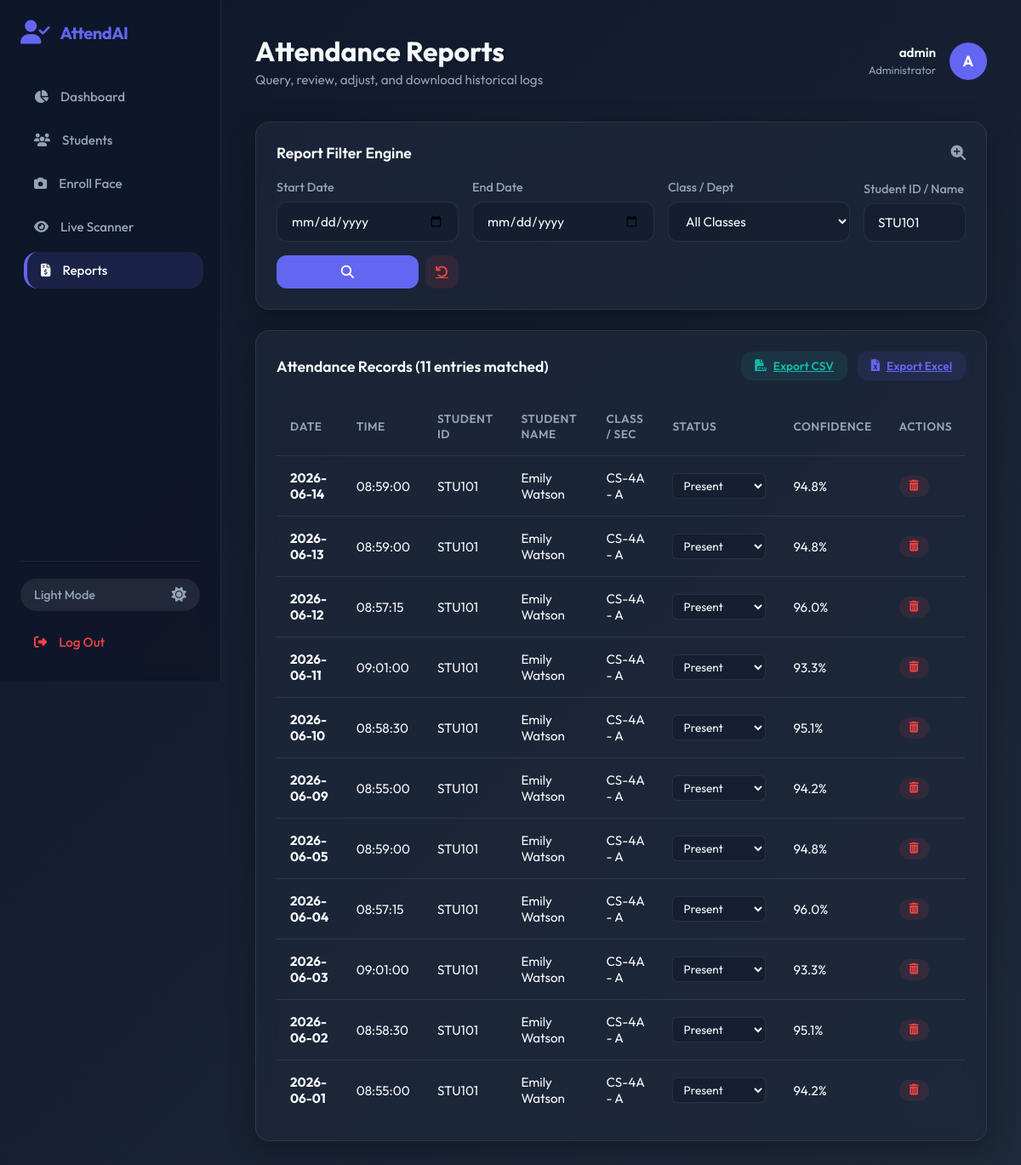
The app's page /reports?student_id=STU101 (signed in) with its own data.
### tables this page shows
CREATE TABLE attendance (
            attendance_id INTEGER PRIMARY KEY AUTOINCREMENT,
            student_id VARCHAR(50) NOT NULL,
            date DATE NOT NULL,
            time TIME NOT NULL,
            status VARCHAR(15) DEFAULT 'Present',
            recognition_confidence REAL,
            FOREIGN KEY (student_id) REFERENCES students(student_id) ON DELETE CASCADE,
            UNIQUE(student_id, date) -- Prevent duplicate logs for the same student on the same day
        );

CREATE TABLE students (
            student_id VARCHAR(50) PRIMARY KEY,
            name VARCHAR(100) NOT NULL,
            class_name VARCHAR(50) NOT NULL,
            section VARCHAR(10) NOT NULL,
            email VARCHAR(100) UNIQUE,
            phone VARCHAR(20),
            face_encoding TEXT, -- Serialized JSON list of float values
            image_path VARCHAR(255),
            created_at TIMESTAMP DEFAULT CURRENT_TIMESTAMP
        );

### app.py (the view)
@app.route('/reports', methods=['GET'])
@login_required
def reports():
    start_date = request.args.get('start_date', '').strip() or None
    end_date = request.args.get('end_date', '').strip() or None
    student_id = request.args.get('student_id', '').strip() or None
    class_filter = request.args.get('class_filter', '').strip() or None
    logs = database.get_attendance_history(start_date, end_date, student_id, class_filter)
    classes = database.get_all_classes()
    return render_template(
        'reports.html',
        logs=logs,
        classes=classes,
        start_date=start_date,
        end_date=end_date,
        student_id=student_id,
        class_filter=class_filter
    )

### app.py (called while the page is built)
def login_required(f):
    @wraps(f)
    def decorated_function(*args, **kwargs):
        if 'teacher_id' not in session:
            flash("Please sign in to access the system.", "error")
            return redirect(url_for('login'))
        return f(*args, **kwargs)
    return decorated_function

### database.py (called while the page is built)
def get_db_connection():
    conn = sqlite3.connect(DB_PATH)
    conn.row_factory = sqlite3.Row
    conn.execute("PRAGMA foreign_keys = ON;")
    return conn

def get_all_classes():
    conn = get_db_connection()
    classes = conn.execute("SELECT DISTINCT class_name FROM students ORDER BY class_name").fetchall()
    conn.close()
    return [c['class_name'] for c in classes]

### templates/reports.html (shortened to what this page needs)
{% extends "base.html" %}
{% block header_title %}Attendance Reports{% endblock %}
{% block header_subtitle %}Query, review, adjust, and download historical logs{% endblock %}
{% block content %}
<div class="glass-card" style="margin-bottom: 24px;">
    <div class="chart-title">
        <span>Report Filter Engine</span>
        <i class="fas fa-search-plus text-secondary" style="color: var(--text-secondary);"></i>
    </div>
    <form action="{{ url_for('reports') }}" method="GET" style="display: grid; grid-template-columns: repeat(auto-fit, minmax(200px, 1fr)) 120px; gap: 16px; align-items: end;">
        <div class="form-group" style="margin-bottom: 0;">
            <label for="start_date">Start Date</label>
            <input type="date" id="start_date" name="start_date" class="form-control" value="{{ start_date or '' }}">
        </div>
        <div class="form-group" style="margin-bottom: 0;">
            <label for="end_date">End Date</label>
            <input type="date" id="end_date" name="end_date" class="form-control" value="{{ end_date or '' }}">
        </div>
        <div class="form-group" style="margin-bottom: 0;">
            <label for="class_filter">Class / Dept</label>
            <select id="class_filter" name="class_filter" class="form-control">
                <option value="">All Classes</option>
            </select>
        </div>
        <div class="form-group" style="margin-bottom: 0;">
            <label for="student_id">Student ID / Name</label>
            <input type="text" id="student_id" name="student_id" class="form-control" placeholder="Search ID or Name" value="{{ student_id or '' }}">
        </div>
        <div style="display: flex; gap: 8px;">
            <button type="submit" class="btn btn-primary" style="padding: 12px; flex-grow: 1;" title="Apply Filter">
                <i class="fas fa-search"></i>
            </button>
            <a href="{{ url_for('reports') }}" class="btn btn-secondary" style="padding: 12px; background: rgba(239, 68, 68, 0.1); color: var(--danger);" title="Clear Filters">
                <i class="fas fa-undo"></i>
            </a>
        </div>
    </form>
</div>
<div class="glass-card">
    <div class="chart-title">
        <span>Attendance Records ({{ logs|length }} entries matched)</span>
        {% if logs %}
        <div style="display: flex; gap: 12px;">
            <a href="{{ url_for('export_csv', start_date=start_date, end_date=end_date, student_id=student_id, class_filter=class_filter) }}" class="btn btn-secondary" style="padding: 8px 16px; font-size: 0.85rem; background: rgba(20, 184, 166, 0.1); color: var(--secondary);">
                <i class="fas fa-file-csv"></i> Export CSV
            </a>
            <a href="{{ url_for('export_excel', start_date=start_date, end_date=end_date, student_id=student_id, class_filter=class_filter) }}" class="btn btn-secondary" style="padding: 8px 16px; font-size: 0.85rem; background: rgba(99, 102, 241, 0.1); color: var(--primary);">
                <i class="fas fa-file-excel"></i> Export Excel
            </a>
        </div>
        {% endif %}
    </div>
    <div class="table-container">
        <table>
            <thead>
                <tr>
                    <th>Date</th>
                    <th>Time</th>
                    <th>Student ID</th>
                    <th>Student Name</th>
                    <th>Class / Sec</th>
                    <th>Status</th>
                    <th>Confidence</th>
                    <th>Actions</th>
                </tr>
            </thead>
            <tbody>
                {% if logs %}
                    {% for log in logs %}
                    <tr>
                        <td><strong>{{ log.date }}</strong></td>
                        <td>{{ log.time }}</td>
                        <td>{{ log.student_id }}</td>
                        <td>{{ log.name }}</td>
                        <td>{{ log.class_name }} - {{ log.section }}</td>
                        <td>
                            <form action="{{ url_for('edit_attendance_status_route', attendance_id=log.attendance_id) }}" method="POST" style="display: inline-block;">
                                <select name="status" onchange="this.form.submit()" class="form-control" style="width: 110px; padding: 4px 8px; font-size: 0.85rem; height: auto; display: inline-block; border-radius: 6px;">
                                    <option value="Present" {% if log.status == 'Present' %}selected{% endif %}>Present</option>
                                </select>
                            </form>
                        </td>
                        <td>
                            {% if log.recognition_confidence %}
                                {{ log.recognition_confidence }}%
                            {% else %}
                                100.0% (Manual)
                            {% endif %}
                        </td>
                        <td>
                            <form action="{{ url_for('delete_attendance_route', attendance_id=log.attendance_id) }}" method="POST" onsubmit="return confirm('Delete this attendance record?');" style="display: inline-block;">
                                <button type="submit" class="btn btn-secondary" style="padding: 6px 12px; font-size: 0.8rem; background: rgba(239, 68, 68, 0.1); color: var(--danger);" title="Delete Entry">
                                    <i class="fas fa-trash-alt"></i>
                                </button>
                            </form>
                        </td>
                    </tr>
                    {% endfor %}
                {% endif %}
            </tbody>
        </table>
    </div>
</div>
{% endblock %}

### static/css/style.css (style rules this page uses)
:root { --bg-gradient-start: #0f172a; --bg-gradient-end: #1e293b; --card-bg: rgba(30, 41, 59, 0.7); --card-border: rgba(255, 255, 255, 0.08); --text-primary: #f8fafc; --text-secondary: #94a3b8; --primary: #6366f1; --primary-hover: #4f46e5; --primary-light: rgba(99, 102, 241, 0.15); --secondary: #14b8a6; --secondary-light: rgba(20, 184, 166, 0.15); --danger: #ef4444; --danger-light: rgba(239, 68, 68, 0.15); --warning: #f59e0b; --success: #10b981; --sidebar-bg: rgba(15, 23, 42, 0.9); --shadow: 0 8px 32px 0 rgba(0, 0, 0, 0.3); --blur: 12px; --radius: 16px; --transition: all 0.3s cubic-bezier(0.4, 0, 0.2, 1); }
* { margin: 0; padding: 0; box-sizing: border-box; font-family: 'Outfit', sans-serif; }
body { background: linear-gradient(135deg, var(--bg-gradient-start), var(--bg-gradient-end)); min-height: 100vh; color: var(--text-primary); overflow-x: hidden; transition: var(--transition); }
.glass-card { background: var(--card-bg); backdrop-filter: blur(var(--blur)); -webkit-backdrop-filter: blur(var(--blur)); border: 1px solid var(--card-border); border-radius: var(--radius); padding: 24px; box-shadow: var(--shadow); transition: var(--transition); position: relative; overflow: hidden; }
.chart-title { font-size: 1.1rem; font-weight: 600; margin-bottom: 20px; display: flex; justify-content: space-between; align-items: center; }
.form-group { margin-bottom: 20px; }
.form-group label { display: block; margin-bottom: 8px; font-size: 0.9rem; font-weight: 500; color: var(--text-secondary); }
.form-control { width: 100%; padding: 12px 16px; background: rgba(15, 23, 42, 0.4); border: 1px solid var(--card-border); border-radius: 12px; color: var(--text-primary); font-size: 0.95rem; transition: var(--transition); }
.btn { display: inline-flex; align-items: center; justify-content: center; gap: 8px; padding: 12px 24px; font-size: 0.95rem; font-weight: 600; border-radius: 12px; border: none; cursor: pointer; transition: var(--transition); }
.btn-primary { background: var(--primary); color: #fff; }
.btn-secondary { background: rgba(148, 163, 184, 0.15); color: var(--text-primary); }
.table-container { width: 100%; overflow-x: auto; }
table { width: 100%; border-collapse: collapse; text-align: left; }
th { padding: 16px; border-bottom: 1px solid var(--card-border); color: var(--text-secondary); font-size: 0.85rem; text-transform: uppercase; letter-spacing: 0.5px; font-weight: 600; }
td { padding: 16px; border-bottom: 1px solid var(--card-border); font-size: 0.95rem; color: var(--text-primary); }
tr:last-child td { border-bottom: none; }

### records on screen
attendance: date "2026-06-14", time "08:59:00", student_id "STU101", name "Emily Watson", class_name "CS-4A", section "A", status "Present", recognition_confidence "94.8"
attendance: date "2026-06-13", time "08:59:00", student_id "STU101", name "Emily Watson", class_name "CS-4A", section "A", status "Present", recognition_confidence "94.8"
attendance: date "2026-06-12", time "08:57:15", student_id "STU101", name "Emily Watson", class_name "CS-4A", section "A", status "Present", recognition_confidence "96.0"
attendance: date "2026-06-11", time "09:01:00", student_id "STU101", name "Emily Watson", class_name "CS-4A", section "A", status "Present", recognition_confidence "93.3"
attendance: date "2026-06-10", time "08:58:30", student_id "STU101", name "Emily Watson", class_name "CS-4A", section "A", status "Present", recognition_confidence "95.1"
attendance: date "2026-06-09", time "08:55:00", student_id "STU101", name "Emily Watson", class_name "CS-4A", section "A", status "Present", recognition_confidence "94.2"
attendance: date "2026-06-05", time "08:59:00", student_id "STU101", name "Emily Watson", class_name "CS-4A", section "A", status "Present", recognition_confidence "94.8"
attendance: date "2026-06-04", time "08:57:15", student_id "STU101", name "Emily Watson", class_name "CS-4A", section "A", status "Present", recognition_confidence "96.0"
attendance: date "2026-06-03", time "09:01:00", student_id "STU101", name "Emily Watson", class_name "CS-4A", section "A", status "Present", recognition_confidence "93.3"
attendance: date "2026-06-02", time "08:58:30", student_id "STU101", name "Emily Watson", class_name "CS-4A", section "A", status "Present", recognition_confidence "95.1"
attendance: date "2026-06-01", time "08:55:00", student_id "STU101", name "Emily Watson", class_name "CS-4A", section "A", status "Present", recognition_confidence "94.2"

### other values on screen
{{ session.get('username', 'Teacher') }} "admin"
{{ session.get('username', 'T')[0].upper() }} "A"
{{ logs|length }} "11"
